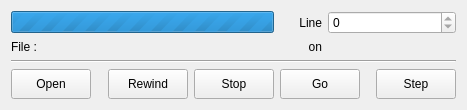
<?xml version="1.0" encoding="UTF-8"?>
<ui version="4.0">
 <class>GCodeFileWidget</class>
 <widget class="QWidget" name="GCodeFileWidget">
  <property name="geometry">
   <rect>
    <x>0</x>
    <y>0</y>
    <width>467</width>
    <height>110</height>
   </rect>
  </property>
  <property name="sizePolicy">
   <sizepolicy hsizetype="Preferred" vsizetype="Fixed">
    <horstretch>0</horstretch>
    <verstretch>0</verstretch>
   </sizepolicy>
  </property>
  <property name="windowTitle">
   <string>Form</string>
  </property>
  <layout class="QGridLayout" name="gridLayout">
   <item row="0" column="4">
    <widget class="QLabel" name="label">
     <property name="text">
      <string>Line</string>
     </property>
     <property name="alignment">
      <set>Qt::AlignRight|Qt::AlignTrailing|Qt::AlignVCenter</set>
     </property>
    </widget>
   </item>
   <item row="1" column="0">
    <widget class="QLabel" name="label_3">
     <property name="sizePolicy">
      <sizepolicy hsizetype="Preferred" vsizetype="Fixed">
       <horstretch>0</horstretch>
       <verstretch>0</verstretch>
      </sizepolicy>
     </property>
     <property name="text">
      <string>File :</string>
     </property>
    </widget>
   </item>
   <item row="1" column="1" colspan="3">
    <widget class="QLabel" name="fileNameLabel">
     <property name="sizePolicy">
      <sizepolicy hsizetype="Preferred" vsizetype="Fixed">
       <horstretch>0</horstretch>
       <verstretch>0</verstretch>
      </sizepolicy>
     </property>
     <property name="text">
      <string/>
     </property>
    </widget>
   </item>
   <item row="1" column="4">
    <widget class="QLabel" name="label_2">
     <property name="text">
      <string>on</string>
     </property>
     <property name="alignment">
      <set>Qt::AlignRight|Qt::AlignTrailing|Qt::AlignVCenter</set>
     </property>
    </widget>
   </item>
   <item row="2" column="0" colspan="7">
    <widget class="Line" name="line_2">
     <property name="orientation">
      <enum>Qt::Horizontal</enum>
     </property>
    </widget>
   </item>
   <item row="3" column="0" colspan="2">
    <widget class="QPushButton" name="openButton">
     <property name="enabled">
      <bool>true</bool>
     </property>
     <property name="sizePolicy">
      <sizepolicy hsizetype="Fixed" vsizetype="Minimum">
       <horstretch>0</horstretch>
       <verstretch>0</verstretch>
      </sizepolicy>
     </property>
     <property name="minimumSize">
      <size>
       <width>0</width>
       <height>0</height>
      </size>
     </property>
     <property name="text">
      <string>Open</string>
     </property>
     <property name="default">
      <bool>false</bool>
     </property>
     <property name="flat">
      <bool>false</bool>
     </property>
    </widget>
   </item>
   <item row="3" column="2">
    <widget class="QPushButton" name="rewindButton">
     <property name="sizePolicy">
      <sizepolicy hsizetype="Fixed" vsizetype="Minimum">
       <horstretch>0</horstretch>
       <verstretch>0</verstretch>
      </sizepolicy>
     </property>
     <property name="minimumSize">
      <size>
       <width>0</width>
       <height>0</height>
      </size>
     </property>
     <property name="text">
      <string>Rewind</string>
     </property>
    </widget>
   </item>
   <item row="3" column="3">
    <widget class="QPushButton" name="stopButton">
     <property name="sizePolicy">
      <sizepolicy hsizetype="Fixed" vsizetype="Minimum">
       <horstretch>0</horstretch>
       <verstretch>0</verstretch>
      </sizepolicy>
     </property>
     <property name="minimumSize">
      <size>
       <width>0</width>
       <height>0</height>
      </size>
     </property>
     <property name="text">
      <string>Stop</string>
     </property>
    </widget>
   </item>
   <item row="3" column="4" colspan="2">
    <widget class="QPushButton" name="goButton">
     <property name="sizePolicy">
      <sizepolicy hsizetype="Fixed" vsizetype="Minimum">
       <horstretch>0</horstretch>
       <verstretch>0</verstretch>
      </sizepolicy>
     </property>
     <property name="minimumSize">
      <size>
       <width>0</width>
       <height>0</height>
      </size>
     </property>
     <property name="text">
      <string>Go</string>
     </property>
    </widget>
   </item>
   <item row="3" column="6">
    <widget class="QPushButton" name="stepButton">
     <property name="sizePolicy">
      <sizepolicy hsizetype="Fixed" vsizetype="Minimum">
       <horstretch>0</horstretch>
       <verstretch>0</verstretch>
      </sizepolicy>
     </property>
     <property name="minimumSize">
      <size>
       <width>0</width>
       <height>0</height>
      </size>
     </property>
     <property name="text">
      <string>Step</string>
     </property>
    </widget>
   </item>
   <item row="0" column="0" colspan="4">
    <widget class="QProgressBar" name="progressBar">
     <property name="sizePolicy">
      <sizepolicy hsizetype="Expanding" vsizetype="Maximum">
       <horstretch>0</horstretch>
       <verstretch>0</verstretch>
      </sizepolicy>
     </property>
     <property name="maximum">
      <number>0</number>
     </property>
     <property name="value">
      <number>0</number>
     </property>
     <property name="textVisible">
      <bool>false</bool>
     </property>
     <property name="invertedAppearance">
      <bool>false</bool>
     </property>
     <property name="textDirection">
      <enum>QProgressBar::TopToBottom</enum>
     </property>
    </widget>
   </item>
   <item row="0" column="5" colspan="2">
    <widget class="QSpinBox" name="currentLineSpinBox">
     <property name="sizePolicy">
      <sizepolicy hsizetype="Preferred" vsizetype="Fixed">
       <horstretch>0</horstretch>
       <verstretch>0</verstretch>
      </sizepolicy>
     </property>
     <property name="maximum">
      <number>0</number>
     </property>
    </widget>
   </item>
   <item row="1" column="5">
    <widget class="QLabel" name="lineCountLabel">
     <property name="text">
      <string/>
     </property>
    </widget>
   </item>
   <item row="1" column="6">
    <widget class="QLabel" name="durationLabel">
     <property name="text">
      <string/>
     </property>
    </widget>
   </item>
  </layout>
 </widget>
 <resources/>
 <connections/>
</ui>
